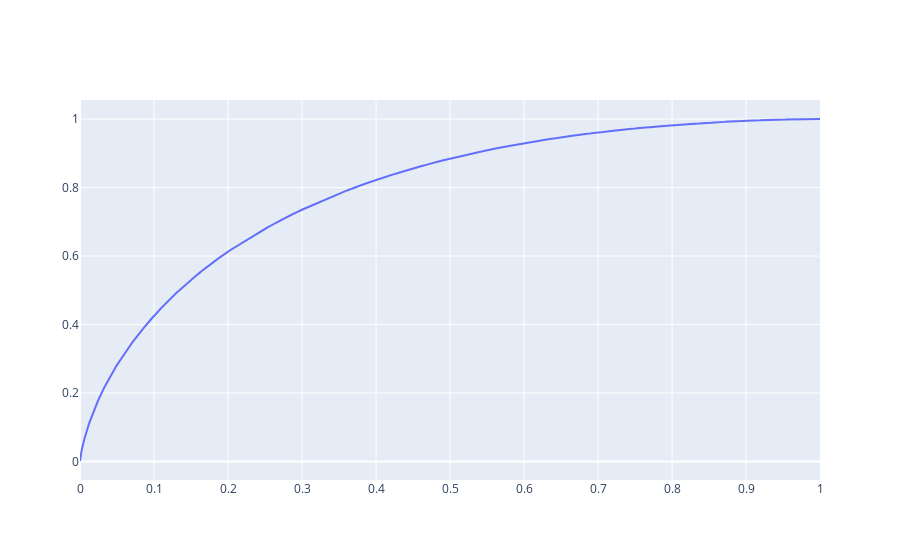

Notebook code for this chart:
### Code cell
import plotly.graph_objects as go
scatter = go.Scatter(x = cum_price_df_idx.index/14018, y = cum_price_df_idx.pct_price)
go.Figure(scatter)

### Figure 1 — Plotly figure (JSON) as saved in the notebook; plotly's stock layout.template omitted (floating-point values rounded to 4 significant figures; data arrays with more than 128 entries replaced by an {"elided": "..."} marker saying what was removed)
{"data": [{"type": "scatter", "x": {"elided": "14018 float values"}, "y": {"elided": "14018 float values"}}], "layout": {"autosize": true, "xaxis": {"autorange": true, "range": [0, 0.9999], "type": "linear"}, "yaxis": {"autorange": true, "range": [-0.05376, 1.055], "type": "linear"}}}
